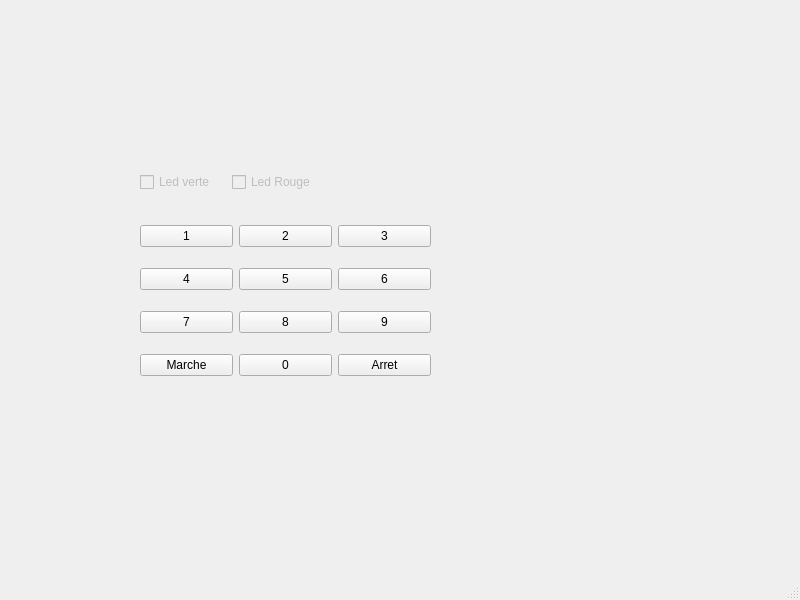
<?xml version="1.0" encoding="UTF-8"?>
<ui version="4.0">
 <class>Clavier</class>
 <widget class="QMainWindow" name="Clavier">
  <property name="geometry">
   <rect>
    <x>0</x>
    <y>0</y>
    <width>800</width>
    <height>600</height>
   </rect>
  </property>
  <property name="windowTitle">
   <string>Centrale d'alarme</string>
  </property>
  <widget class="QWidget" name="centralwidget">
   <widget class="QWidget" name="gridLayoutWidget">
    <property name="geometry">
     <rect>
      <x>140</x>
      <y>210</y>
      <width>291</width>
      <height>181</height>
     </rect>
    </property>
    <layout class="QGridLayout" name="gridLayout">
     <item row="2" column="1">
      <widget class="QPushButton" name="pushButton_8">
       <property name="text">
        <string>8</string>
       </property>
      </widget>
     </item>
     <item row="0" column="0">
      <widget class="QPushButton" name="pushButton_1">
       <property name="text">
        <string>1</string>
       </property>
      </widget>
     </item>
     <item row="0" column="2">
      <widget class="QPushButton" name="pushButton_3">
       <property name="text">
        <string>3</string>
       </property>
      </widget>
     </item>
     <item row="1" column="2">
      <widget class="QPushButton" name="pushButton_6">
       <property name="text">
        <string>6</string>
       </property>
      </widget>
     </item>
     <item row="2" column="2">
      <widget class="QPushButton" name="pushButton_9">
       <property name="text">
        <string>9</string>
       </property>
      </widget>
     </item>
     <item row="0" column="1">
      <widget class="QPushButton" name="pushButton_2">
       <property name="text">
        <string>2</string>
       </property>
      </widget>
     </item>
     <item row="1" column="0">
      <widget class="QPushButton" name="pushButton_4">
       <property name="text">
        <string>4</string>
       </property>
      </widget>
     </item>
     <item row="1" column="1">
      <widget class="QPushButton" name="pushButton_5">
       <property name="text">
        <string>5</string>
       </property>
      </widget>
     </item>
     <item row="2" column="0">
      <widget class="QPushButton" name="pushButton_7">
       <property name="text">
        <string>7</string>
       </property>
      </widget>
     </item>
     <item row="3" column="0">
      <widget class="QPushButton" name="pushButton_marche">
       <property name="text">
        <string>Marche</string>
       </property>
      </widget>
     </item>
     <item row="3" column="1">
      <widget class="QPushButton" name="pushButton_0">
       <property name="text">
        <string>0</string>
       </property>
      </widget>
     </item>
     <item row="3" column="2">
      <widget class="QPushButton" name="pushButton_arret">
       <property name="text">
        <string>Arret</string>
       </property>
      </widget>
     </item>
    </layout>
   </widget>
   <widget class="QWidget" name="">
    <property name="geometry">
     <rect>
      <x>140</x>
      <y>170</y>
      <width>177</width>
      <height>24</height>
     </rect>
    </property>
    <layout class="QHBoxLayout" name="horizontalLayout">
     <item>
      <widget class="QCheckBox" name="checkBox_verte">
       <property name="enabled">
        <bool>false</bool>
       </property>
       <property name="text">
        <string>Led verte</string>
       </property>
      </widget>
     </item>
     <item>
      <widget class="QCheckBox" name="checkBox_rouge">
       <property name="enabled">
        <bool>false</bool>
       </property>
       <property name="text">
        <string>Led Rouge</string>
       </property>
      </widget>
     </item>
    </layout>
   </widget>
  </widget>
  <widget class="QMenuBar" name="menubar">
   <property name="geometry">
    <rect>
     <x>0</x>
     <y>0</y>
     <width>800</width>
     <height>21</height>
    </rect>
   </property>
  </widget>
  <widget class="QStatusBar" name="statusbar"/>
 </widget>
 <resources/>
 <connections/>
</ui>
